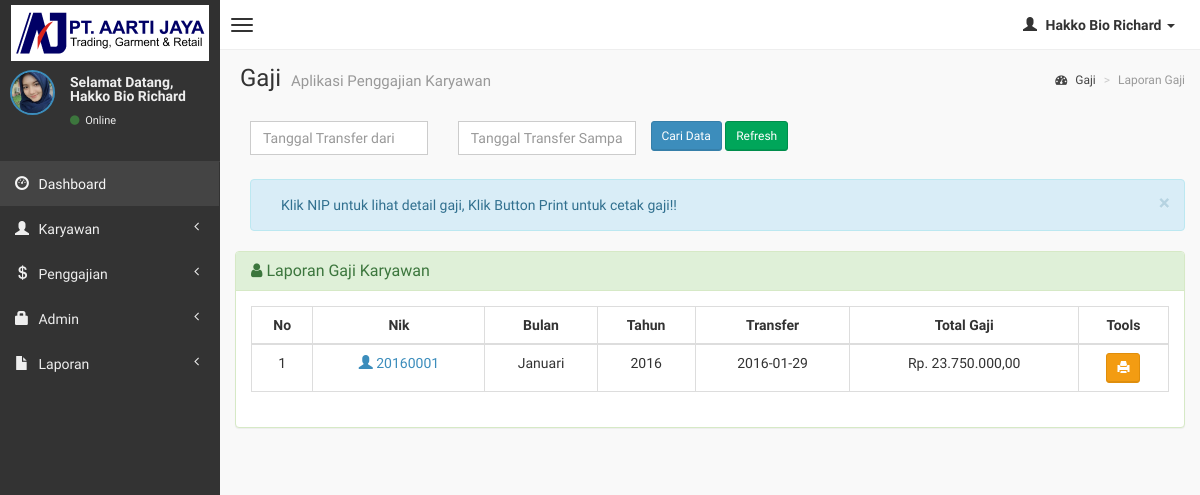
The page /admin/laporan-gaji.php (signed in) on the database as committed earlier.
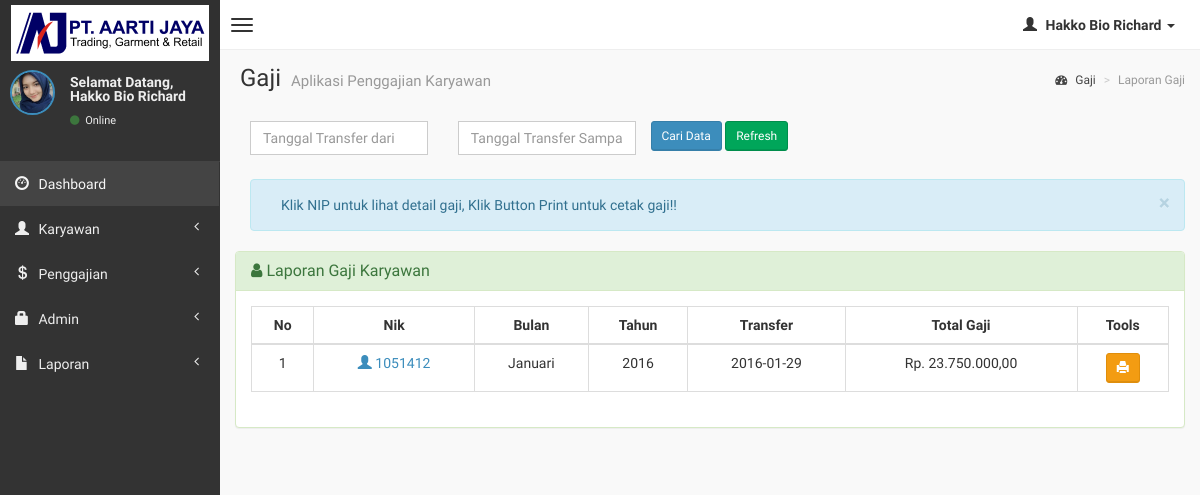
The same page on the database as committed later.
### tables this page shows
CREATE TABLE `gajian` (
  `kd_gaji` int(4) NOT NULL,
  `nik` varchar(10) NOT NULL,
  `gaji_bulan` varchar(10) NOT NULL,
  `gaji_tahun` varchar(10) NOT NULL,
  `tgl_transfer` date NOT NULL,
  `absensi` int(2) NOT NULL,
  `sakit` int(2) DEFAULT NULL,
  `cuti` int(2) DEFAULT NULL,
  `no_rek` varchar(25) NOT NULL,
  `gaji` int(10) NOT NULL,
  `tunjangan` int(10) NOT NULL,
  `uang_makan` int(10) NOT NULL,
  `uang_transport` int(10) NOT NULL,
  `thr` int(10) DEFAULT NULL,
  `total` int(10) NOT NULL
);

### admin/laporan-gaji.php (the view, shortened to what the changed rows need)
<?php
if (empty($_SESSION['username'])){
	header('location:../index.php');
} else {
?>
<!DOCTYPE html>
<html>
    <head>
        <link href="../dist/css/bootstrap.css" rel="stylesheet" type="text/css" />
        <link href="//cdnjs.cloudflare.com/ajax/libs/font-awesome/4.1.0/css/font-awesome.min.css" rel="stylesheet" type="text/css" />
        <link href="//code.ionicframework.com/ionicons/1.5.2/css/ionicons.min.css" rel="stylesheet" type="text/css" />
        <link href="../css/morris/morris.css" rel="stylesheet" type="text/css" />
        <link href="../css/jvectormap/jquery-jvectormap-1.2.2.css" rel="stylesheet" type="text/css" />
        <link href="../css/datepicker/datepicker3.css" rel="stylesheet" type="text/css" />
        <link href="../css/daterangepicker/daterangepicker-bs3.css" rel="stylesheet" type="text/css" />
        <link href="../css/bootstrap-wysihtml5/bootstrap3-wysihtml5.min.css" rel="stylesheet" type="text/css" />
        <link href="../css/AdminLTE.css" rel="stylesheet" type="text/css" />
        <link rel="stylesheet" href="datatables/dataTables.bootstrap.css"/>
    </head>
    <body class="skin-black">
<?php } ?>
        <div class="wrapper row-offcanvas row-offcanvas-left">
            <aside class="right-side">
                <section class="content-header">
                    <h1>
                        Gaji
                        <small>Aplikasi Penggajian Karyawan</small>
                    </h1>
                </section>
                <section class="content">
                    <br />
                    <div class="row">
                        <div class="col-lg-12">
                    <div class="panel panel-success">
                        <div class="panel-body">
                    <?php
                    $query1="select * from gajian limit 40";
                    $tampil=mysqli_query($koneksi, $query1) or die(mysqli_error());
                    ?>
                  <table id="example" class="table table-hover table-bordered">
                  <thead>
                      <tr>
                        <th><center>No </center></th>
                        <th><center>Nik </i></center></th>
                        <th><center>Bulan </center></th>
                        <th><center>Tahun </center></th>
                        <th><center>Transfer </center></th>
                        <th><center>Total Gaji</center></th>
                        <th><center>Tools</center></th>
                      </tr>
                  </thead>
                     <?php
                     $no=0;
                     while($data=mysqli_fetch_array($tampil))
                    { $no++; ?>
                    <tbody>
                    <tr>
                    <td><center><?php echo $no; ?></center></td>
                    <td><center><a href="detail-gaji.php?hal=edit&kd=<?php echo $data['nik'];?>"><span class="glyphicon glyphicon-user"></span> <?php echo $data['nik'];?></center></td>
                    <td><center><?php echo $data['gaji_bulan']; ?></center></td>
                    <td><center><?php echo $data['gaji_tahun']; ?></center></td>
                    <td><center><?php echo $data['tgl_transfer']; ?></center></td>
                    <td><center>Rp. <?php echo number_format($data['total'],2,",",".");?></center></td>
                    <td><center><div id="thanks"><a class="btn btn-sm btn-warning" data-placement="bottom" data-toggle="tooltip" title="Cetak Gaji" href="cetak-gaji.php?hal=edit&kd=<?php echo $data['nik'];?>"><span class="glyphicon glyphicon-print"></span></a></td></tr></div>
                 <?php
              }
              ?>
              </div>
              </div>
            </div>
                    </div>
    </body>
</html>

Rows that differ between the two databases and show on the page:
changed gajian "Januari": nik "20160001" → "1051412"
